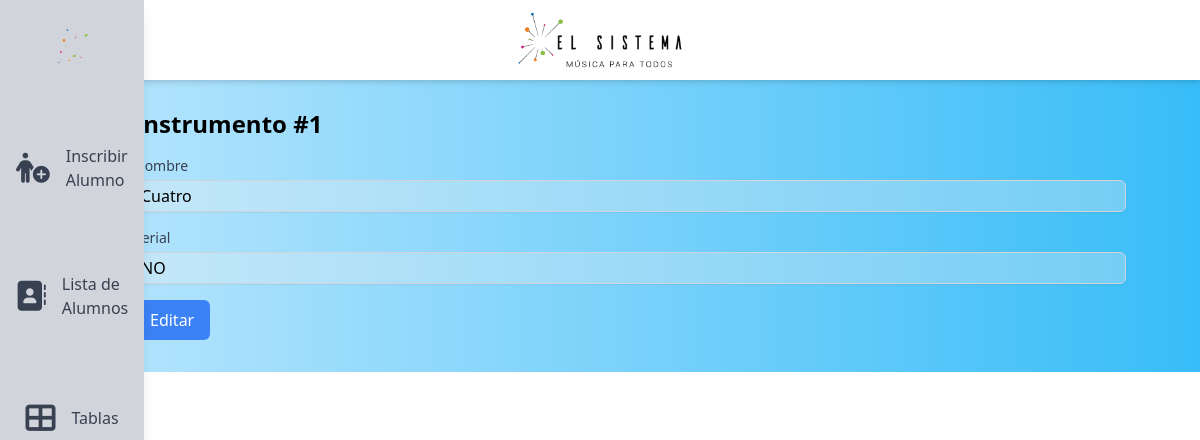
The page /instrumentos/1 on the database as committed earlier.
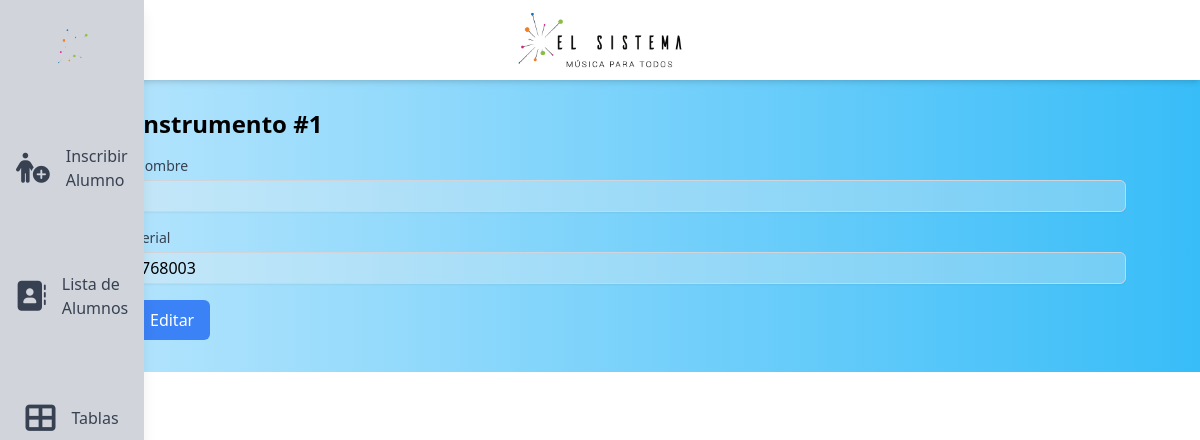
The same page on the database as committed later.
### matricula/models.py (models this page shows, shortened)
class Instrumento(models.Model):
    nombre = models.CharField(max_length=128, blank=True, null=True)
    serial = models.CharField(max_length=128, blank=True, null=True)
    alumno = models.ForeignKey(Alumno, on_delete=models.SET_NULL, blank=True, null=True,related_name='instrumentos')
    modelo = models.ForeignKey(ModeloInstrumento, null=True, on_delete=models.CASCADE)
    color = models.ForeignKey(Color, null=True, on_delete=models.CASCADE)
    accesorio = models.ForeignKey(Accesorio, null=True, blank=True, on_delete=models.CASCADE)
    asignado = models.CharField(max_length=128, blank=True, null=True, choices=(
        ('Asignado', 'asignado'),
        ('Propio', 'propio')
    ))
    activo = models.BooleanField(default=True)

### matricula/views.py (the view)
# urls.py: path('instrumentos/<nullable_int:id>',instrumentos, name='instrumentos'),
def instrumentos(request, id):
    return viewset(request,
        Instrumento,
        [
            {
                'name': 'nombre',
                'type': 'text',
                'width': '50'
            },
            {
                'name': 'serial',
                'type': 'text',
                'width': '50'
            },
            {
                'name': 'modelo',
                'type': 'foreignkey',
                'query': ModeloInstrumento.objects.all(),
                'width': '50'
            },
            {
                'name': 'color',
                'type': 'foreignkey',
                'query': Color.objects.all(),
                'width': '50'
            },
            {
                'name': 'accesorio',
                'type': 'foreignkey',
                'query': Accesorio.objects.all(),
                'width': '50'
            },
            {
                'name': 'asignado',
                'type': 'select',
                'query': [
                    {'value': 'Asignado', 'label': 'Asignado'},
                    {'value': 'Propio', 'label': 'Propio'},
                ],
                'width': '50'
            },
        ],
        'Instrumentos',
        id
    )

### matricula/helpers.py (called while the page is built)
    def to_python(self, value):
        if value:
            return int(value)
        return None

### matricula/templates/administrador/details.html (shortened to what this page needs)
{% extends "administrador/layout.html" %}
{% block body %}
<div class="container mx-auto p-4">
    <h1 class="text-2xl font-bold mb-4">{{ title }} #{{ entry.id }}</h1>
    <form method="POST" >
        {% for field in form %}
            {% if field.type == "text" %}
                <div class="mb-4">
                    <label for="{{ field.name }}" class="block text-sm font-medium text-gray-700 capitalize">{{ field.name }}</label>
                    <input type="text" name="{{ field.name }}" id="{{ field.name }}" value="{% if field.value %}{{ field.value }}{% endif %}" class="editable indent-1.5 h-8 mt-1 block w-full border-gray-300 border rounded-md shadow-sm" disabled>
                </div>
            {% endif %}
        {% endfor %}
        <div class="mb-4">
            <button type="button" onclick="toggleEditMode()" class="bg-blue-500 text-white px-4 py-2 rounded-md">Editar</button>
        </div>
    </form>
</div>
{% endblock %}

Rows that differ between the two databases and show on the page:
changed Instrumento id 1: serial "NO" → "768003"
Other text that changed with them:
list line gone: "Cuatro"
